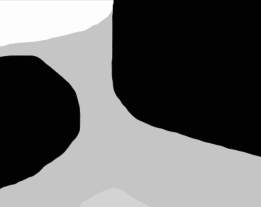
#> input picture Lab10/bread.png, 261 x 207 px, found by its file name; its folder holds only this picture in this run
$ jupyter execute --allow-errors ImageP10.ipynb   (older library calls are emulated)
#> lines starting #> are read from the running program, lines starting #| are printed output that depends on the picture
# 1. Текстурные характеристики

## 1.1 Подсчет текстурных характеристик гистограммы

[cell 1]
import matplotlib.pyplot as plt
import numpy as np
import cv2
import os
from sklearn.neighbors import KNeighborsClassifier
from sklearn.model_selection import train_test_split
from sklearn.metrics import classification_report, accuracy_score, jaccard_score
from skimage.feature import graycomatrix, graycoprops
from sklearn.svm import SVC
from sklearn.tree import DecisionTreeClassifier
from sklearn.preprocessing import LabelEncoder, StandardScaler

# [60 lines left out: functions analyze_intensity, compute_texture_feat, not called in this run]

def dataset_setup(img_dir):
    features_list = []
    categories_list = []

    for category_name in os.listdir(img_dir):
        category_path = os.path.join(img_dir, category_name)

        if os.path.isdir(category_path) and not category_name.startswith('.'):
            for img_file in os.listdir(category_path):
                if img_file.lower().endswith(('.png', '.jpg', '.jpeg')):
                    img_path = os.path.join(category_path, img_file)

                    img_data = cv2.imread(img_path, cv2.IMREAD_GRAYSCALE)
                    if img_data is not None:
                        feature_vector = compute_texture_feat(img_data)
                        features_list.append(feature_vector)
                        categories_list.append(category_name)

    return np.array(features_list), np.array(categories_list)


# [37 lines left out: function visualize_samples, not called in this run]


img_dir = "D:\\Image_Processing\\Lab10\\10_texture_analysis\\KTH_TIPS"
#> (the rest of this cell did not finish here and is left out)

Размер данных: (810, 10)\
Количество категорий: 10

## 1.2 Подсчет текстурных характеристик Laws

[cell 2]
# [34 lines left out: function laws_features, not called in this run]


def laws_categories(imgs_dir, samples_num):
    texture_categories = [f for f in os.listdir(imgs_dir)]

    fig, axes = plt.subplots(samples_num, 2, figsize=(12, 4 * samples_num))

    for i in range(min(samples_num, len(texture_categories))):
        texture_name = texture_categories[i]
        texture_path = os.path.join(imgs_dir, texture_name)

        img_files = [f for f in os.listdir(texture_path)]

        img_path = os.path.join(texture_path, img_files[4])
        img = cv2.imread(img_path, cv2.IMREAD_GRAYSCALE)

        features, names = laws_features(img)

        axes[i, 0].imshow(img, cmap='gray')
        axes[i, 0].set_title(f'{texture_name}')
        axes[i, 0].axis('off')

        sort_indices = np.argsort(features)[-7:][::-1]
        laws_text = "Топ характеристик:\n\n"
        for j, idx in enumerate(sort_indices):
            laws_text += f"{names[idx]}: {features[idx]:.4f}\n"

        axes[i, 1].text(0.1, 0.95, laws_text, transform=axes[i, 1].transAxes,
                        fontsize=12, verticalalignment='top', fontfamily='monospace')
        axes[i, 1].set_title('Laws features')
        axes[i, 1].axis('off')

    plt.tight_layout()
    plt.show()


#> (the rest of this cell did not finish here and is left out)

## 1.3 Подсчет текстурных характеристик GLCM

[cell 3]
# [14 lines left out: function calc_glcm_feat, not called in this run]


def glcm_categories(imgs_dir, samples_num):
#> further down, manual_mask is the input picture: shape (207, 261); min 1, max 253, mean 100.2
    texture_categories = [f for f in os.listdir(imgs_dir)]

    fig, axes = plt.subplots(samples_num, 2, figsize=(12, 4 * samples_num))

    for i in range(min(samples_num, len(texture_categories))):
        texture_name = texture_categories[i]
        texture_path = os.path.join(imgs_dir, texture_name)

        img_files = [f for f in os.listdir(texture_path)]

        img_path = os.path.join(texture_path, img_files[4])
        img = cv2.imread(img_path, cv2.IMREAD_GRAYSCALE)

        features = calc_glcm_feat(img)

        axes[i, 0].imshow(img, cmap='gray')
        axes[i, 0].set_title(f'{texture_name}')
        axes[i, 0].axis('off')

        glcm_names = ['contrast', 'homogeneity', 'energy', 'entropy']
        glcm_text = "GLCM характеристики:\n\n"
        for name, value in zip(glcm_names, features):
            glcm_text += f"{name}: {value:.4f}\n"

        axes[i, 1].text(0.1, 0.95, glcm_text, transform=axes[i, 1].transAxes,
                        fontsize=12, verticalalignment='top', fontfamily='monospace')
        axes[i, 1].set_title('GLCM features')
        axes[i, 1].axis('off')

    plt.tight_layout()
    plt.show()


#> (the rest of this cell did not finish here and is left out)

# 2. Тренировка классификаторов (KNN, SVM, Trees)

[cell 4]
image_paths = []
#> (the rest of this cell did not finish here and is left out)

Количество изображений: 810\
Обработано: 0/810\
Обработано: 100/810\
Обработано: 200/810\
Обработано: 300/810\
Обработано: 400/810\
Обработано: 500/810\
Обработано: 600/810\
Обработано: 700/810\
Обработано: 800/810\
Размер данных: (810, 10)\
Количество категорий: 10

---
HISTOGRAM\
KNN
|               | precision | recall | f1-score | support|
|---------------|-----------|--------|----------|--------|
|aluminium_foil       |0.95      |1.00      |0.98|       20|
|brown_bread       |0.90      |0.95      |0.93|       20|
|corduroy       |0.58      |0.70      |0.64|       20|
|cotton       |0.55      |0.52      |0.54|       21|
|cracker       |0.83      |0.71      |0.77|        21|
|linen       |0.76      |0.65      |0.70|        20|
|orange_peel       |0.94      |0.76      |0.84|        21|
|sandpaper       |0.39      |0.35      |0.37|        20|
|sponge       |0.64      |0.80      |0.71|        20|
|styrofoam       |0.91      |1.00      |0.95|        20|
|-|-|-|-|-|
|accuracy         | |                  |0.74|      203|
|macro avg       |0.75      |0.74      |0.74|       203|
|weighted avg        |0.75      |0.74      |0.74|       203|

SVM
|               | precision | recall | f1-score | support |
|---------------|-----------|--------|----------|---------|
| aluminium_foil | 0.95 | 1.00 | 0.98 | 20 |
| brown_bread | 0.94 | 0.80 | 0.86 | 20 |
| corduroy | 0.63 | 0.85 | 0.72 | 20 |
| cotton | 0.69 | 0.52 | 0.59 | 21 |
| cracker | 0.78 | 0.86 | 0.82 | 21 |
| linen | 0.76 | 0.80 | 0.78 | 20 |
| orange_peel | 1.00 | 0.95 | 0.98 | 21 |
| sandpaper | 0.88 | 0.70 | 0.78 | 20 |
| sponge | 0.86 | 0.90 | 0.88 | 20 |
| styrofoam | 0.95 | 1.00 | 0.98 | 20 |
|-|-|-|-|-|
| accuracy |  |  | 0.84 | 203 |
| macro avg | 0.84 | 0.84 | 0.84 | 203 |
| weighted avg | 0.84 | 0.84 | 0.84 | 203 |

Trees
|               | precision | recall | f1-score | support |
|---------------|-----------|--------|----------|---------|
| aluminium_foil | 0.91 | 1.00 | 0.95 | 20 |
| brown_bread | 0.94 | 0.85 | 0.89 | 20 |
| corduroy | 0.71 | 0.85 | 0.77 | 20 |
| cotton | 0.64 | 0.76 | 0.70 | 21 |
| cracker | 0.84 | 0.76 | 0.80 | 21 |
| linen | 0.76 | 0.65 | 0.70 | 20 |
| orange_peel | 1.00 | 0.95 | 0.98 | 21 |
| sandpaper | 0.71 | 0.60 | 0.65 | 20 |
| sponge | 0.87 | 1.00 | 0.93 | 20 |
| styrofoam | 1.00 | 0.90 | 0.95 | 20 |
|-|-|-|-|-|
| accuracy |  |  | 0.83 | 203 |
| macro avg | 0.84 | 0.83 | 0.83 | 203 |
| weighted avg | 0.84 | 0.83 | 0.83 | 203 |

---
LAWS\
KNN
|               | precision | recall | f1-score | support |
|---------------|-----------|--------|----------|---------|
| aluminium_foil | 1.00 | 0.95 | 0.97 | 20 |
| brown_bread | 0.47 | 0.75 | 0.58 | 20 |
| corduroy | 0.76 | 0.65 | 0.70 | 20 |
| cotton | 0.64 | 0.43 | 0.51 | 21 |
| cracker | 0.56 | 0.67 | 0.61 | 21 |
| linen | 0.73 | 0.40 | 0.52 | 20 |
| orange_peel | 0.68 | 0.62 | 0.65 | 21 |
| sandpaper | 0.61 | 0.55 | 0.58 | 20 |
| sponge | 0.64 | 0.90 | 0.75 | 20 |
| styrofoam | 0.65 | 0.65 | 0.65 | 20 |
|-|-|-|-|-|
| accuracy |  |  | 0.66 | 203 |
| macro avg | 0.68 | 0.66 | 0.65 | 203 |
| weighted avg | 0.67 | 0.66 | 0.65 | 203 |

SVM
|               | precision | recall | f1-score | support |
|---------------|-----------|--------|----------|---------|
| aluminium_foil | 1.00 | 1.00 | 1.00 | 20 |
| brown_bread | 0.46 | 0.55 | 0.50 | 20 |
| corduroy | 0.79 | 0.55 | 0.65 | 20 |
| cotton | 1.00 | 0.52 | 0.69 | 21 |
| cracker | 0.75 | 0.71 | 0.73 | 21 |
| linen | 1.00 | 0.65 | 0.79 | 20 |
| orange_peel | 0.34 | 1.00 | 0.51 | 21 |
| sandpaper | 0.33 | 0.15 | 0.21 | 20 |
| sponge | 0.43 | 0.30 | 0.35 | 20 |
| styrofoam | 0.35 | 0.30 | 0.32 | 20 |
|-|-|-|-|-|
| accuracy |  |  | 0.58 | 203 |
| macro avg | 0.65 | 0.57 | 0.58 | 203 |
| weighted avg | 0.65 | 0.58 | 0.58 | 203 |

Trees
|               | precision | recall | f1-score | support |
|---------------|-----------|--------|----------|---------|
| aluminium_foil | 0.91 | 1.00 | 0.95 | 20 |
| brown_bread | 0.88 | 0.70 | 0.78 | 20 |
| corduroy | 0.69 | 0.90 | 0.78 | 20 |
| cotton | 0.86 | 0.57 | 0.69 | 21 |
| cracker | 0.65 | 0.71 | 0.68 | 21 |
| linen | 0.75 | 0.60 | 0.67 | 20 |
| orange_peel | 0.63 | 0.81 | 0.71 | 21 |
| sandpaper | 0.62 | 0.40 | 0.48 | 20 |
| sponge | 0.75 | 0.90 | 0.82 | 20 |
| styrofoam | 0.64 | 0.70 | 0.67 | 20 |
|-|-|-|-|-|
| accuracy |  |  | 0.73 | 203 |
| macro avg | 0.74 | 0.73 | 0.72 | 203 |
| weighted avg | 0.74 | 0.73 | 0.72 | 203 |

---
GLCM\
KNN
|               | precision | recall | f1-score | support |
|---------------|-----------|--------|----------|---------|
| aluminium_foil | 0.95 | 0.95 | 0.95 | 20 |
| brown_bread | 0.40 | 0.60 | 0.48 | 20 |
| corduroy | 0.26 | 0.45 | 0.33 | 20 |
| cotton | 0.29 | 0.19 | 0.23 | 21 |
| cracker | 0.46 | 0.52 | 0.49 | 21 |
| linen | 0.46 | 0.30 | 0.36 | 20 |
| orange_peel | 0.72 | 0.62 | 0.67 | 21 |
| sandpaper | 0.23 | 0.15 | 0.18 | 20 |
| sponge | 0.43 | 0.50 | 0.47 | 20 |
| styrofoam | 0.64 | 0.45 | 0.53 | 20 |
|-|-|-|-|-|
| accuracy |  |  | 0.47 | 203 |
| macro avg | 0.49 | 0.47 | 0.47 | 203 |
| weighted avg | 0.49 | 0.47 | 0.47 | 203 |

SVM
|               | precision | recall | f1-score | support |
|---------------|-----------|--------|----------|---------|
| aluminium_foil | 1.00 | 1.00 | 1.00 | 20 |
| brown_bread | 0.46 | 0.60 | 0.52 | 20 |
| corduroy | 0.38 | 0.15 | 0.21 | 20 |
| cotton | 0.75 | 0.14 | 0.24 | 21 |
| cracker | 0.54 | 0.71 | 0.61 | 21 |
| linen | 0.46 | 0.55 | 0.50 | 20 |
| orange_peel | 0.62 | 0.95 | 0.75 | 21 |
| sandpaper | 0.29 | 0.25 | 0.27 | 20 |
| sponge | 0.44 | 0.55 | 0.49 | 20 |
| styrofoam | 0.63 | 0.60 | 0.62 | 20 |
|-|-|-|-|-|
| accuracy |  |  | 0.55 | 203 |
| macro avg | 0.56 | 0.55 | 0.52 | 203 |
| weighted avg | 0.56 | 0.55 | 0.52 | 203 |

Trees
|               | precision | recall | f1-score | support |
|---------------|-----------|--------|----------|---------|
| aluminium_foil | 0.95 | 0.90 | 0.92 | 20 |
| brown_bread | 0.45 | 0.45 | 0.45 | 20 |
| corduroy | 0.31 | 0.20 | 0.24 | 20 |
| cotton | 0.27 | 0.19 | 0.22 | 21 |
| cracker | 0.62 | 0.71 | 0.67 | 21 |
| linen | 0.30 | 0.40 | 0.34 | 20 |
| orange_peel | 0.61 | 0.95 | 0.74 | 21 |
| sandpaper | 0.26 | 0.25 | 0.26 | 20 |
| sponge | 0.39 | 0.35 | 0.37 | 20 |
| styrofoam | 0.67 | 0.50 | 0.57 | 20 |
|-|-|-|-|-|
| accuracy |  |  | 0.49 | 203 |
| macro avg | 0.48 | 0.49 | 0.48 | 203 |
| weighted avg | 0.48 | 0.49 | 0.48 | 203 |

# 3. Решение задачи сегментации

#> (a cell that did not finish here is left out)

Модель: Histogram_KNN\
Классы после фильтрации: [0 1 2]\
Успешно

---
Модель: Laws_Trees\
Классы после фильтрации: [0 1 2]\
Успешно

---
Модель: Laws_SVM\
Классы после фильтрации: [0 1 2]\
Успешно

Успешно моделей обработано: 3/3

# 4. Сравнение разметок

[cell 6]
def simplify_color_scheme(mask_array, max_colors=3):
#> called with max_colors = 3
    unique, counts = np.unique(mask_array, return_counts=True)
#> unique = 221 values from 1 to 253; counts = 221 values, max 27220 at index 1, min 1 at index 21, mean 244.5

    sorted_colors = np.argsort(-counts)
#> sorted_colors = 221 values, max 220 at index 2, min 0 at index 4, mean 110
    dominant_colors = unique[sorted_colors[:max_colors]]
#> dominant_colors = [2, 197, 253]

    print(f"Частые цвета: {dominant_colors}")
#| Частые цвета: [  2 197 253]
    print(f"Количество пикселей: {counts[sorted_colors[:max_colors]]}")
#| Количество пикселей: [27220 20715  3711]

    result = np.zeros_like(mask_array)

    for new_color, original_color in enumerate(dominant_colors):
        result[mask_array == original_color] = new_color
#> this loop made 3 passes
#> original_color on passes 1 to 3: 2, 197, 253
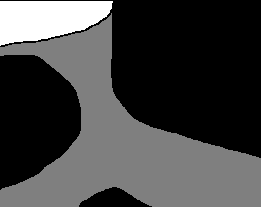
#> result: shape (207, 261); min 0, max 2, mean 0.521; drawn with min black and max white

    print(f"Установлено: {dominant_colors} -> {list(range(len(dominant_colors)))}")
#| Установлено: [  2 197 253] -> [0, 1, 2]

    return result


manual_mask = cv2.imread("D:\\Image_Processing\\Lab10\\bread.png", cv2.IMREAD_GRAYSCALE)
fixed_manual_mask = simplify_color_scheme(manual_mask, 3)

plt.figure(figsize=(12, 5))
plt.subplot(1, 3, 1)
plt.imshow(manual_mask, cmap='gray')
plt.title(f'Изначальная маска\n{len(np.unique(manual_mask))} значений')
plt.colorbar()

plt.subplot(1, 3, 2)
plt.imshow(fixed_manual_mask, cmap='tab10')
plt.title('Исправленная маска\n3 класса')
plt.colorbar()

plt.tight_layout()
plt.show()
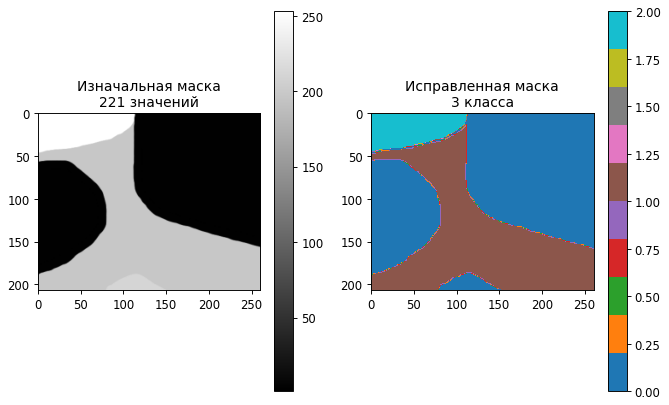
#> figure drawn by matplotlib, 4 panels
